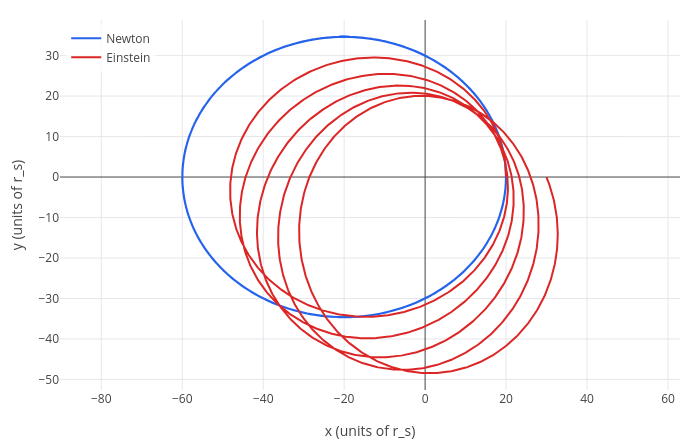

Notebook code cell kept with this figure:
### Markdown cell above
The peaks are perihelia ($u = 1/20$, closest to the Sun), the valleys aphelia. Newton's $u$ swings down to $1/60$ and
repeats exactly every $2\pi$, once per turn. Einstein's, started the same way, doesn't swing out quite as far (the
extra pull keeps it closer), and it takes a little longer than $2\pi$ to come back: each perihelion comes at a slightly
larger angle than the last. That lag is the precession. Now draw the orbits themselves, with $x = \cos\phi/u$ and $y = \sin\phi/u$:

### Code cell
newton = odeplot([w, r_s/(2*h^2)-u], [u w], phi, [1/rp 0], 0, 10*pi, [cos(phi)/u sin(phi)/u]);
einstein = odeplot([w, r_s/(2*h^2)+1.5*r_s*u^2-u], [u w], phi, [1/rp 0], 0, 10*pi, [cos(phi)/u sin(phi)/u]);
labels(legend(show(newton, einstein), "Newton", "Einstein"), "x (units of r_s)", "y (units of r_s)")

### Figure 1 — Plotly figure (JSON) as saved in the notebook; plotly's stock layout.template omitted (floating-point values rounded to 4 significant figures; data arrays with more than 128 entries replaced by an {"elided": "..."} marker saying what was removed)
{"data": [{"line": {"color": "#2563eb", "width": 2}, "mode": "lines", "name": "Newton", "type": "scatter", "x": {"elided": "2790 float values"}, "y": {"elided": "2790 float values"}}, {"line": {"color": "#dc2626", "width": 2}, "mode": "lines", "name": "Einstein", "type": "scatter", "x": {"elided": "2801 float values"}, "y": {"elided": "2801 float values"}}], "layout": {"height": 440, "legend": {"bgcolor": "rgba(255,255,255,0.8)", "x": 0.01, "xanchor": "left", "y": 0.99, "yanchor": "top"}, "margin": {"b": 50, "l": 60, "r": 20, "t": 20}, "showlegend": true, "title": {"text": ""}, "width": 700, "xaxis": {"title": {"text": "x (units of r_s)"}, "zeroline": true}, "yaxis": {"range": [-52.61, 38.8], "scaleanchor": "x", "scaleratio": 1, "title": {"text": "y (units of r_s)"}, "zeroline": true}}}
